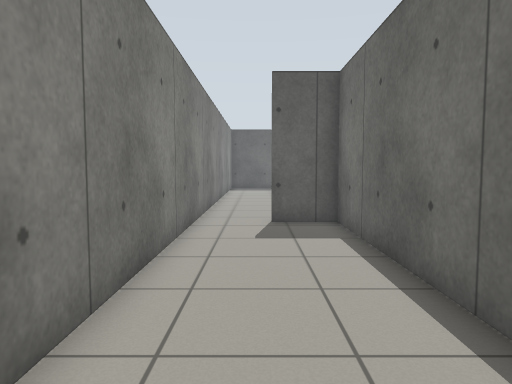
view 1 (above)

18 first-person views from a walk through a world built for the Gazebo simulator. The camera is 0.94 m above the floor, tilts 4° down and sees 70° across. The floor is counted in squares, 0.5 m on a side. Each view is taken from the middle of a square. On the plan, view 1 faces up. The plan holds only what a view shows up to about 18 squares ahead; the rest is blank. Simple patterns stand in for the simulator's built-in surfaces.

view 2
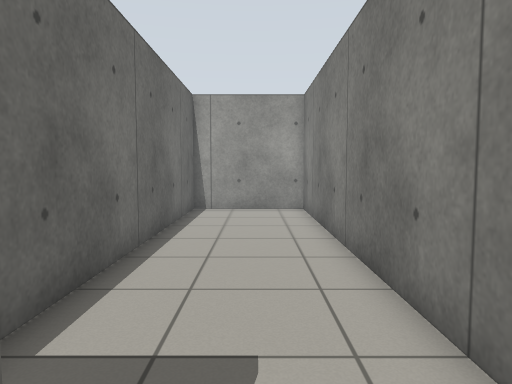

view 3
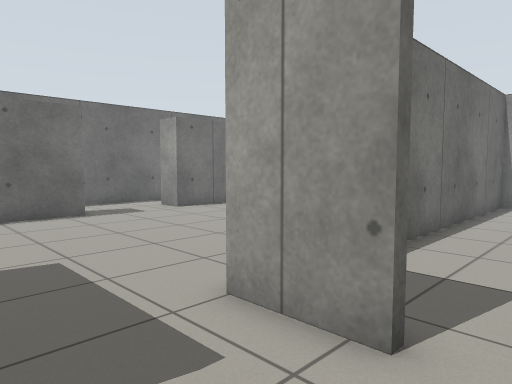

view 4
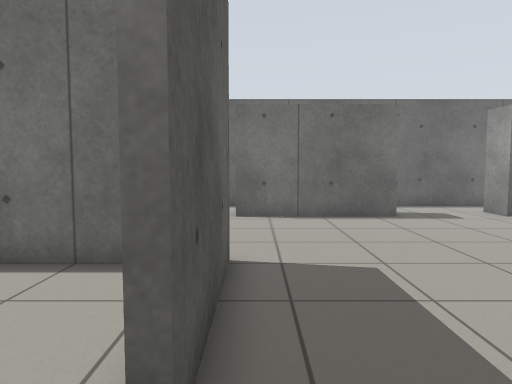

view 5
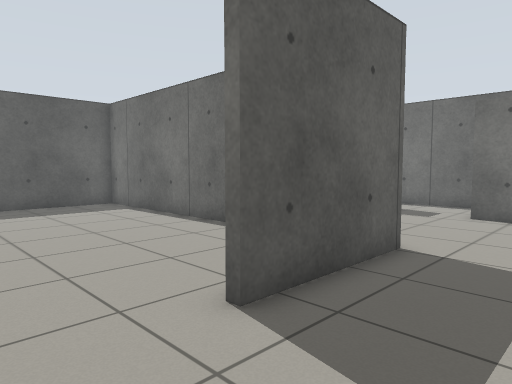

view 6
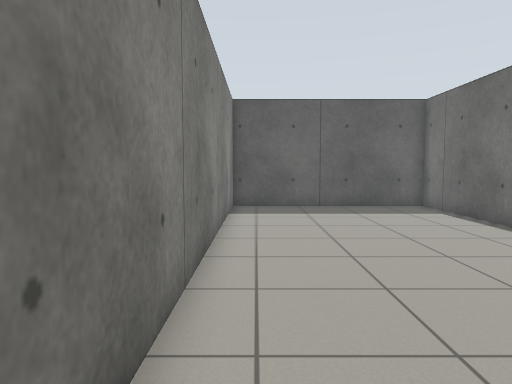

view 7
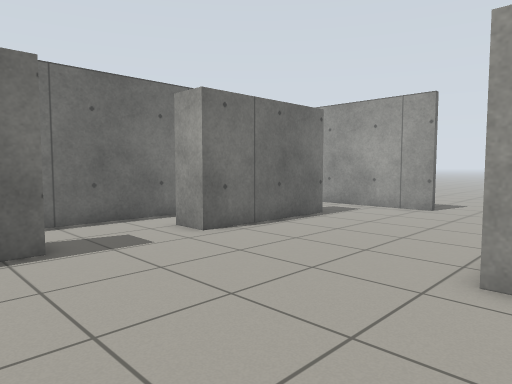

view 8
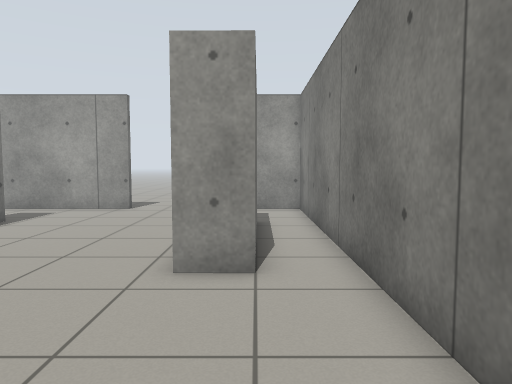

view 9
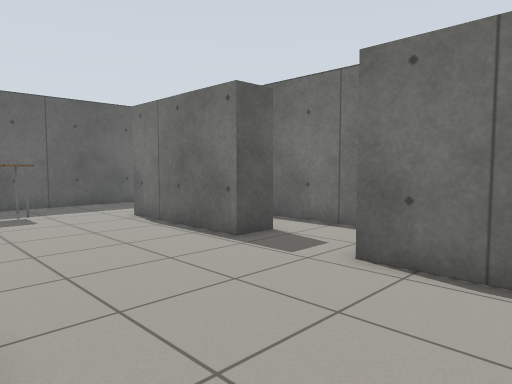

view 10
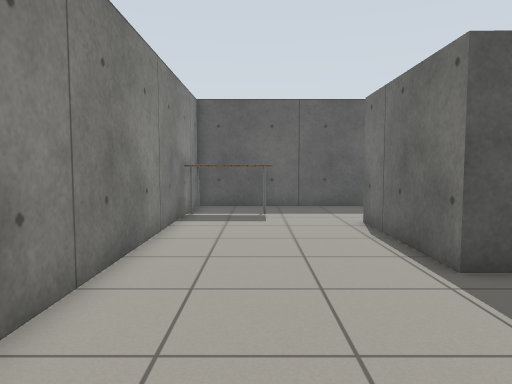

view 11
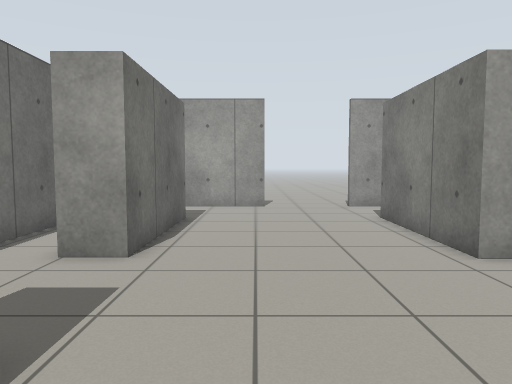

view 12
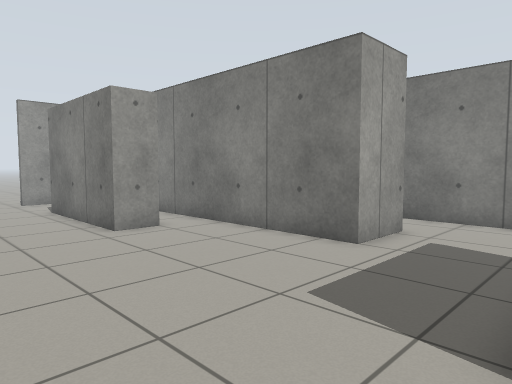

view 13
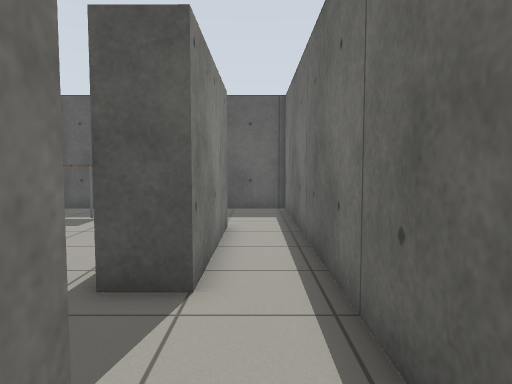

view 14
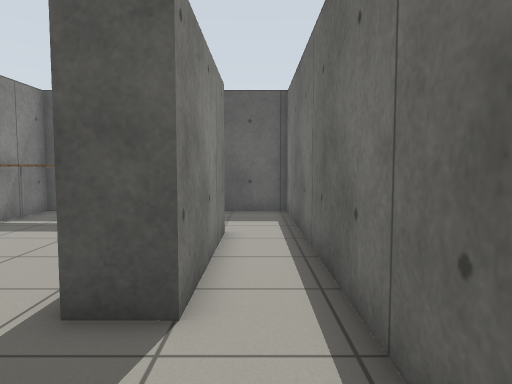

view 15
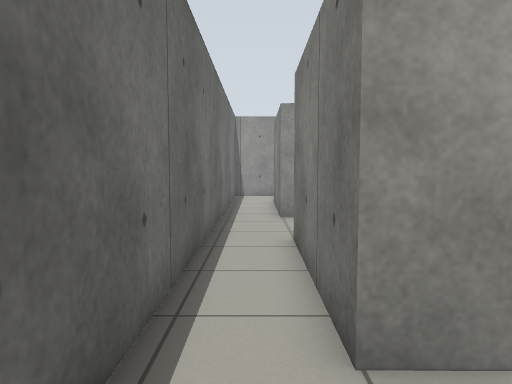

view 16
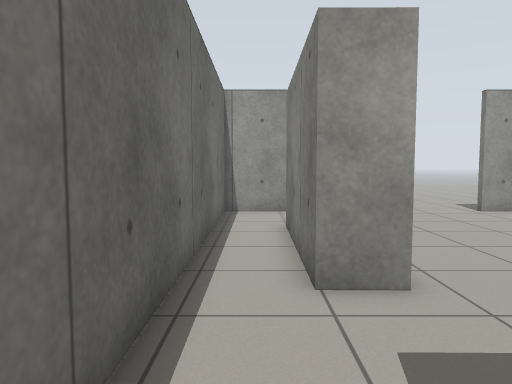

view 17
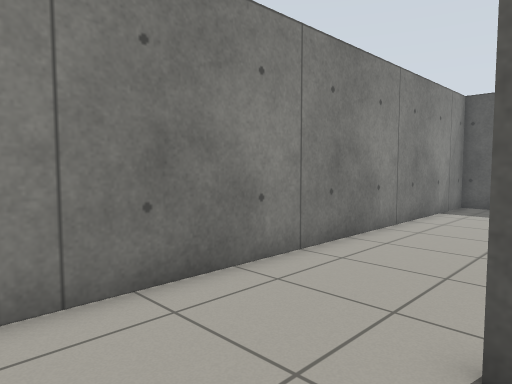

view 18
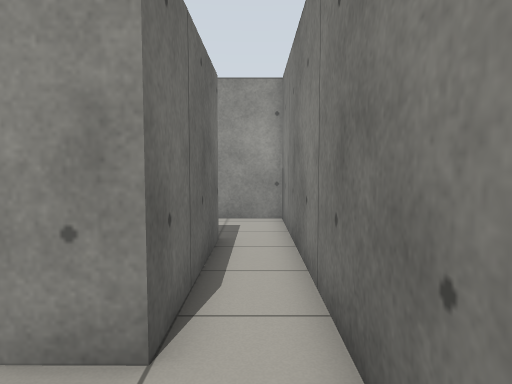

### Floor plan
Ten units are one square. View 1 is at (0, 0); x grows to the right and y downward. Boxes are objects, and circles mark ways between rooms. Rooms are numbered by the first view taken in them; rooms with no view inside come last. Other rooms are left out.
<svg viewBox="-26 -318 204 354">
<path fill="none" stroke="#000" d="M-21 -126 -21 31 28 31 28 -123 5 -123M5 -126 31 -126M36 -165 21 -165M-21 -176 -21 -126M136 -106 136 -168 151 -167M73 -165 36 -165M31 -126 31 31 66 31M151 -203 137 -204 137 -264M135 -5 135 -66 150 -66M50 -6 50 -67 65 -67 64 -6M105 31 156 31M156 -313 72 -313 72 -178M151 -167 150 -107M150 -66 149 -5M151 -264 151 -203M156 31 173 31 173 -313 156 -313M69 -185 69 -313 -21 -313 -21 -176"/>
<rect x="75" y="-295" width="30" height="20" fill="#bbb"><title>counter</title></rect>
<circle cx="-5" cy="-120" r="3" fill="#2a7"/>
<circle cx="30" cy="-145" r="3" fill="#2a7"/>
<circle cx="5" cy="-170" r="3" fill="#2a7"/>
<circle cx="145" cy="-185" r="3" fill="#2a7"/>
<circle cx="145" cy="-285" r="3" fill="#2a7"/>
<circle cx="145" cy="-85" r="3" fill="#2a7"/>
<circle cx="145" cy="10" r="3" fill="#2a7"/>
<text x="0" y="-50">1</text>
<text x="10" y="-150">2</text>
<text x="100" y="-120">3</text>
<text x="160" y="-140">4</text>
<text x="20" y="-240">5</text>
</svg>
Room 1 opens to room 2. Room 2 opens to room 3. Room 2 opens to room 5. Room 3 opens to room 4.

Where each view was taken, in squares from view 1:
view 1: 0 up, 0 right, facing up
view 2: 13 up, 0 right, facing down
view 3: 16 up, 1 left, facing down-right
view 4: 16 up, 0 right, facing right
view 5: 13 up, 1 left, facing up-right
view 6: 14 up, 1 left, facing up
view 7: 13 up, 5 right, facing down-right
view 8: 13 up, 5 right, facing down
view 9: 13 up, 7 right, facing up-right
view 10: 14 up, 10 right, facing up
view 11: 14 up, 11 right, facing down
view 12: 17 up, 11 right, facing down-left
view 13: 15 up, 16 right, facing up
view 14: 16 up, 16 right, facing up
view 15: 20 up, 16 right, facing down
view 16: 12 up, 16 right, facing down
view 17: 13 up, 3 right, facing up-left
view 18: 10 up, 4 right, facing down
